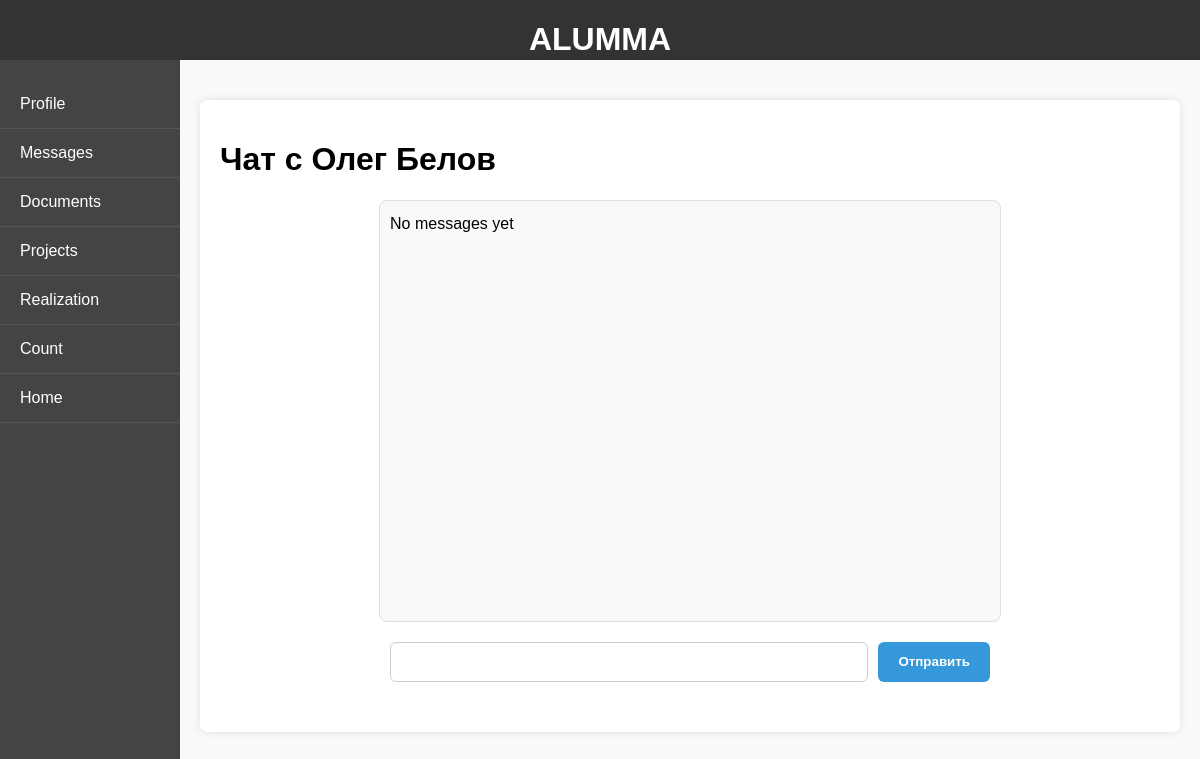
The page /profile/messages/chatWith=oleg_belov72 (signed in) on the database as committed earlier.
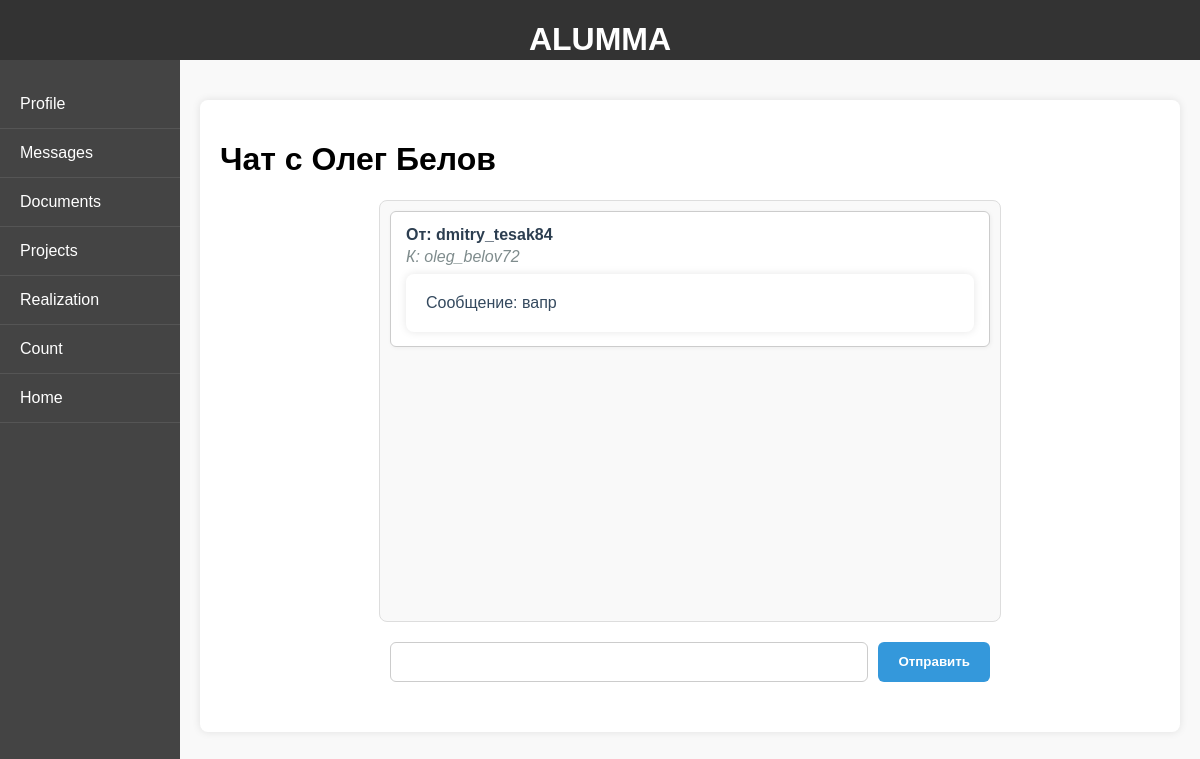
The same page on the database as committed later.
### styles/models.py (models this page shows)
class Message(models.Model):
    chat = models.ForeignKey(Chat, on_delete=models.CASCADE, related_name='messages') #принадлежность класса singlechatinfo в образе коллекции к chat
    content = models.CharField(max_length=100, null=True, blank=True)
    sender = models.CharField(max_length=100, null=True, blank=True)
    receiver = models.CharField(max_length=100, null=True, blank=True)

### styles/views.py (the view, shortened to what this page needs)
# urls.py: path('profile/messages/chatWith=<str:username>', views.ChatPage, name='profile_messages_chat')
def ChatPage(request, username):
    yourProfile = Profile.objects.get(user__username=request.user.username)
    profilesChats = Chat.objects.filter(speakingPartnerUsername=username, profile=yourProfile).first()
    messages = Message.objects.filter(chat=profilesChats) if profilesChats else []     #отоюражение всех сообщений существующих
    user = User.objects.get(username=username)
    first_name=user.first_name
    last_name=user.last_name
    return render(request, 'ChatPage.html', {'first_name': first_name, 'last_name': last_name, 'messages' : messages, 'username' : username})

### templates/ChatPage.html (shortened to what this page needs)
{% extends "ProfileLayout.html" %}
{% block content %}
  <div>
    <h1>Чат с {{first_name}} {{last_name}}</h1>
  </div>
<div class="chatField">
  {% if messages %}
    {% for item in messages %}
       <div class="message">
          <p class="sender">От: {{item.sender}}</p>
          <p class="receiver">К: {{item.receiver}}</p>
          <p class="content">Сообщение: {{item.content}}</p>
       </div>
    {% endfor %}
  {% else %}
  <p>No messages yet</p>
   {% endif %}
</div>
  <form method="post" action="{% url 'profile_messages_chat' username %}">
    <input
      type="text"
      name="chat"
    />
    <button type="submit">
      Отправить
    </button>
  </form>
</div>
{% endblock %}

Rows that differ between the two databases and show on the page:
added Message: sender "dmitry_tesak84", receiver "oleg_belov72", content "вапр"
Other text that changed with them:
text no longer shown: "No messages yet"
